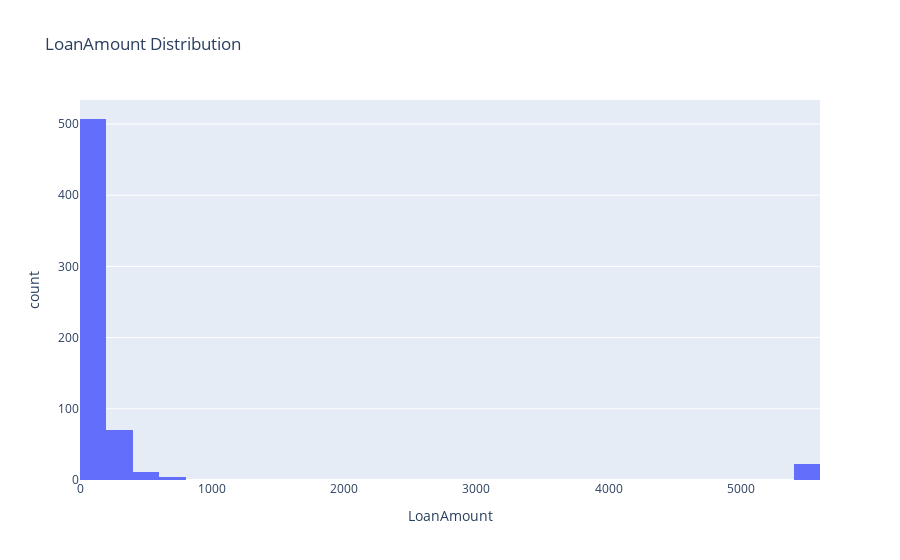

Source (notebook cell):
### Markdown cell above
### Distribution of the `Loan Amount`

### Code cell
fig_LoanAmount_status = px.histogram(data_frame = data,
                               x = 'LoanAmount',
                               title = 'LoanAmount Distribution')
fig_LoanAmount_status.show()

### Figure 1 — Plotly figure (JSON) as saved in the notebook; plotly's stock layout.template omitted (floating-point values rounded to 4 significant figures; data arrays with more than 128 entries replaced by an {"elided": "..."} marker saying what was removed)
{"data": [{"alignmentgroup": "True", "bingroup": "x", "hovertemplate": "LoanAmount=%{x}<br>count=%{y}<extra></extra>", "legendgroup": "", "marker": {"color": "#636efa", "pattern": {"shape": ""}}, "name": "", "offsetgroup": "", "orientation": "v", "showlegend": false, "type": "histogram", "x": {"elided": "614 float values"}, "xaxis": "x", "yaxis": "y"}], "layout": {"barmode": "relative", "legend": {"tracegroupgap": 0}, "title": {"text": "LoanAmount Distribution"}, "xaxis": {"anchor": "y", "domain": [0, 1], "title": {"text": "LoanAmount"}}, "yaxis": {"anchor": "x", "domain": [0, 1], "title": {"text": "count"}}}}
